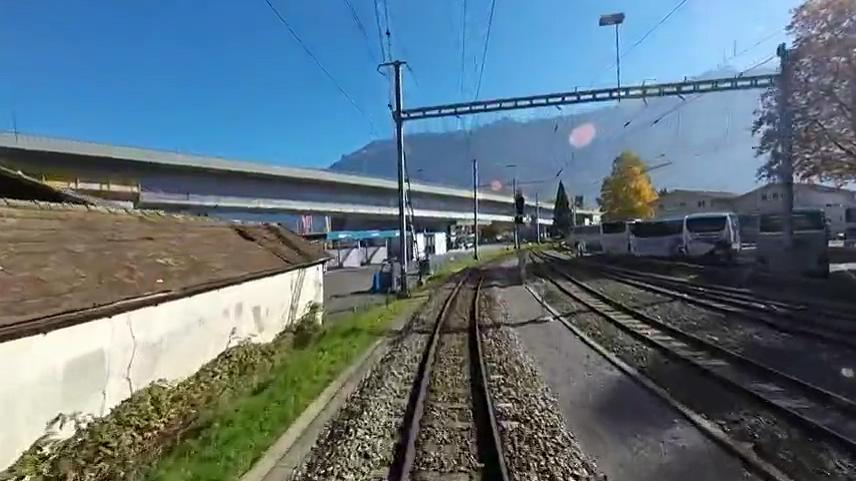
#> input picture TestImage/TestImg1.JPG, 856 x 481 px, found by its file name
$ python main.py   (older library calls are emulated)
#> lines starting #> are read from the running program, lines starting #| are printed output that depends on the picture; after the words box and inside, x2 and y2 are one past the last pixel; in counts of white or black regions, pixels touching at a corner belong together; long printed decimals are rounded
### ChamferMatching.py
import cv2
import numpy as np


class ChamferMatching:

    # calculate euclidean distance
    def Eucl_Distance(x1: float, x2: float, y1: float, y2: float) -> float:
        return ((x1 - x2) ** 2 + (y1 - y2) ** 2) ** 0.5


    # chamfer distance transform, CDT for short
    def Chamfer_Dist_Transform(image: np.ndarray):
        # two distance value
        d1 = 1
        d2 = (d1 * 2) ** 0.5
        # convert pixel data type from int(0-255) to float(0-1.0)
        CDTRes = cv2.normalize(image.astype('float'), None, 0.0, 1.0, cv2.NORM_MINMAX)
        CDTRes[CDTRes!=0]=float("inf")
        # first pass: top-bottom; left-right
        for i in range(1, CDTRes.shape[0] - 1):
            for j in range(1, CDTRes.shape[1] - 1):
                # 3x3 window:
                # 1  2  3
                # 0  x  4
                # 5  6  7

                # pixel at x position(center distance)
                BWValCenter = CDTRes[i, j]

                #pixel 0
                BWVar0 = CDTRes[i, j - 1]
                dist0 = d1 + BWVar0

                # pixel 1
                BWVar1 = CDTRes[i - 1, j - 1]
                dist1 = d2 + BWVar1

                # pixel 2
                BWVar2 = CDTRes[i - 1, j]
                dist2 = d1 + BWVar2

                # pixel 3
                BWVar3 = CDTRes[i - 1, j + 1]
                dist3 = d2 + BWVar3

                # min value for all distances
                fdist = min(BWValCenter, dist0, dist1, dist1, dist2, dist3)

                # replace pixel x with min value
                CDTRes[i, j] = fdist

        # second pass: bottom-top; right-left
        # same method as the first pass
        for k in range(CDTRes.shape[0] - 2, 0,-1):
            for l in range(CDTRes.shape[1] - 2, 0,-1):
                # pixel at x position
                BWValCenter = CDTRes[k, l]

                # pixel 4
                BWVar4 = CDTRes[k, l + 1]
                dist4 =d1 + BWVar4

                # pixel 5
                BWVar5 = CDTRes[k + 1, l + 1]
                dist5 = d2 + BWVar5

                # pixel 6
                BWVar6 = CDTRes[k + 1, l]
                dist6 = d1 + BWVar6

                # pixel 7
                BWVar7 = CDTRes[k + 1, l - 1]
                dist7 =d2+ BWVar7

                # min dist
                fdist = min(BWValCenter, dist4, dist5, dist6, dist7)

                # replace pixel x with min value
                CDTRes[k, l] = fdist

        # normalized output (data type:float)
        CDTRes = cv2.normalize(CDTRes[1:CDTRes.shape[0]-2,1:CDTRes.shape[1] - 2].astype('float'), None, 0.0, 1.0, cv2.NORM_MINMAX)
        return CDTRes

    def MeanConv(image,weight):
        # size of image and weight
        height, width = image.shape
        h, w = weight.shape
        # size of the result after convolution
        new_h = height - h + 1
        new_w = width - w + 1
        new_image = np.zeros((new_h, new_w), dtype=np.float)
        # mean convolution
        for i in range(new_h):
            for j in range(new_w):
                new_image[i, j] = (np.sum(image[i:i + h, j:j + w] * weight))/w/h
                # if(j==new_h-1):
                #     print("Halt")
        return new_image

### main.py
import cv2
import ChamferMatching as CM
import numpy as np


path='TestImage/TestImg1.jpg'
templatePath='TestImage/Template.jpg'
# read image
img = cv2.imread(path)
#> img is the input picture: shape (481, 856, 3); mean B, G, R 123.3, 112.7, 94.4
tplt=cv2.imread(templatePath)
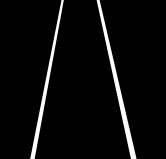
#> input picture TestImage/Template.jpg, 166 x 159 px
#> tplt is the input picture: shape (159, 166, 3); min 0, max 255, mean 11.8

# # reshape
# img=p0=cv2.resize(img,(640,480),interpolation=cv2.INTER_CUBIC)

# grayimage
gray = cv2.cvtColor(img, cv2.COLOR_RGB2GRAY)
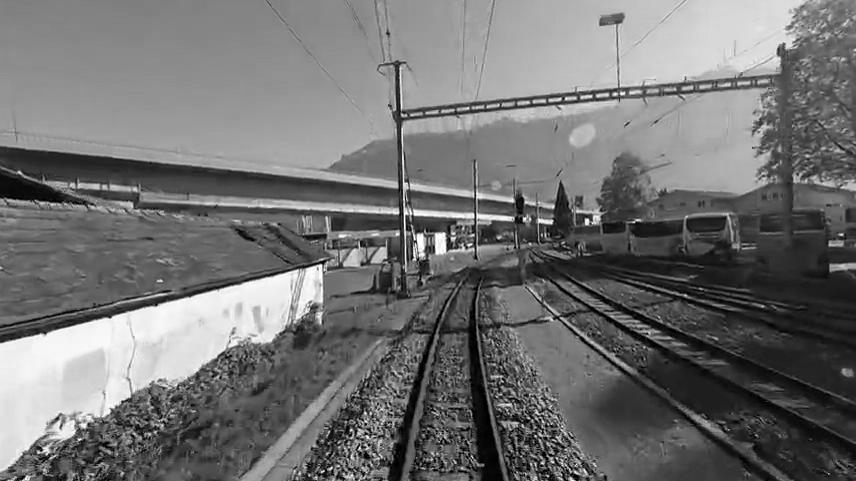
#> gray: shape (481, 856); min 0, max 255, mean 113.8
graytplt=cv2.cvtColor(tplt,cv2.COLOR_RGB2GRAY)

# extract edge features
edge=cv2.Canny(img,50,150)
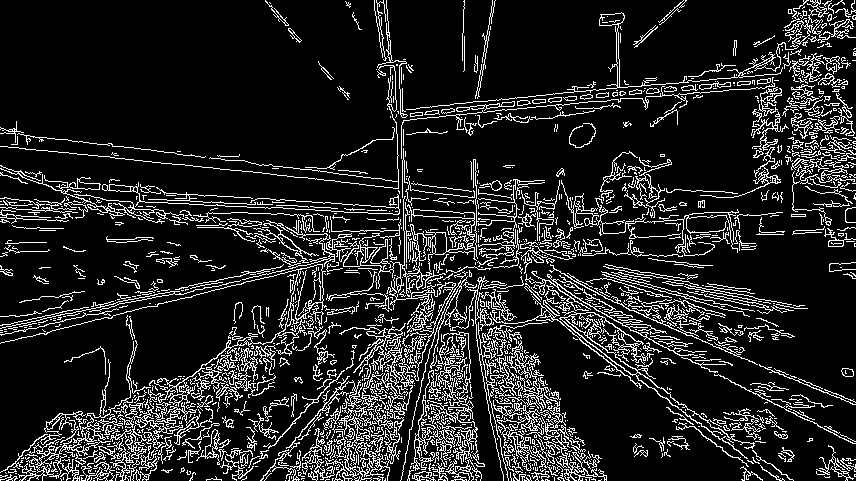
#> edge: shape (481, 856); 13.9% white in thin lines or dots

# color reverse for edge
imgrev=(255-edge)
#> imgrev: shape (481, 856); 86.1% white; black in thin lines or dots

# origin
cv2.imshow("origin",img)

# reversed edge
# cv2.imshow("edge",edge)

# CDT
CDTRes=CM.ChamferMatching.Chamfer_Dist_Transform(imgrev[241:480,200:600])
#> in Chamfer_Dist_Transform, `CDTRes = cv2.normalize(image.astype('float'), None, 0.0, 1.0, cv2.NORM..`: CDTRes: shape (239, 400) float64; values 0 (black) and 1 (white), 75.6% white; black in thin lines or dots
#> in Chamfer_Dist_Transform, `CDTRes[CDTRes!=0]=float("inf")`: CDTRes: shape (239, 400) float64; 75.63% of the values are NaN or infinite; the others: min 0, max 0, mean 0
#> after the loop in Chamfer_Dist_Transform, `for k in range(CDTRes.shape[0] - 2, 0,-1):`:
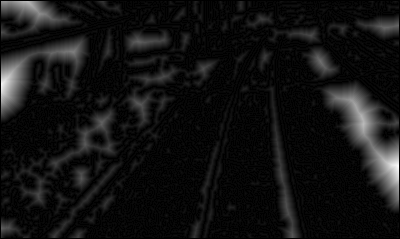
#> CDTRes: shape (239, 400) float64; 1% of the values are NaN or infinite; the others: min 0, max 32.7, mean 2.45; drawn with min black, max white, NaN and infinite black

#CDT result
# cv2.imshow("CDT",CDTRes)

HalfPic=imgrev[241:480,200:600]
#> HalfPic: shape (239, 400); 75.6% white; black in thin lines or dots
#mean match with the template
MatchingRes=CM.ChamferMatching.MeanConv(HalfPic[80:239,0:400],graytplt)

# get coordinates of the minimum value of MatchingRes
rol, column = MatchingRes.shape
#> rol = 1; column = 235
_positon =np.argmin(MatchingRes)
print(_positon)
#| 203
m, n = divmod(_positon, column)
#> m = 0; n = 203
m=m+80
#> m = 80
print ("The rol is " ,241+m)
#| The rol is  321
print ("The column is ",  200+n)
#| The column is  403
print ("The minimum of the a is ", MatchingRes[m -80, n])
#| The minimum of the a is  8.344
# 图像匹配窗左上角位于（241+m,200+n）处
#左侧直线两端点为（158，32）和（0，62）
# 右侧直线量端点为（158，133）和（0，98）
canvas=img;
green = (0, 255, 0)
red = (0, 0, 255)
cv2.line(canvas,(200+n+32-4,241+m+158),(200+n+62-4,241+m),red,2)
cv2.line(canvas,(200+n+133-4,241+m+158),(200+n+98-4,241+m),green,2)
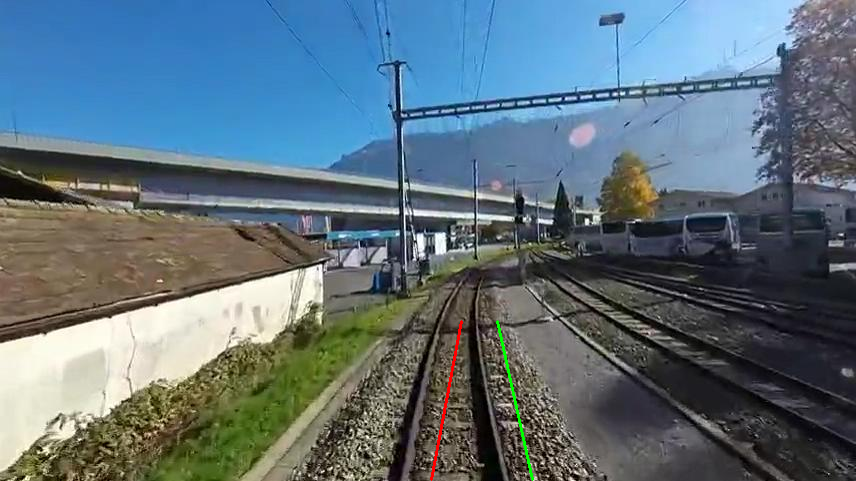
#> canvas: shape (481, 856, 3); mean B, G, R 123.1, 112.8, 94.5

# # 左侧线起点为（200+n+62,241+m），延伸32个垂直像素单位后处于第241+m-32行，269+n列
# # 右侧线起点为(200+n+98,241+m),延伸32个垂直像素单位后处于241+m-32行，200+n+98-7=291+n列
# cv2.line(canvas,(200+n+62,241+m),(269+n,209+m),red,3)
# cv2.line(canvas,(200+n+98,241+m),(291+n,209+m),green,3)

ndArrayL=np.zeros(32)
# 分32个角度将左侧的线往一边倾斜
for i in range(-16,16):
    height, width=CDTRes.shape
    blankCanvas=np.zeros(CDTRes.shape)
    endPixL=69+n+i-4
    # endPixR=91+n+i*2
    cv2.line(blankCanvas,(n+62-4,m),(endPixL,m-32),255,1)
    # cv2.line(blankCanvas,(200+n+62,m-32),endPixR,255,2)
    res=(np.sum(blankCanvas*CDTRes))/height/width
    index=i+16
    ndArrayL[index]=res
#> this loop made 32 passes
#> res on passes 1 to 12: 0.00226, 0.00243, 0.00331, 0.00371, 0.00451, 0.00543, 0.00614, 0.00719, 0.00763, 0.00856, 0.00923, 0.00915
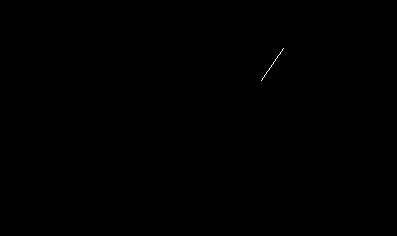
#> blankCanvas: shape (236, 397) float64; 0.04% white in thin lines or dots, all inside (x1, y1, x2, y2) = (261, 48, 284, 81)
#> after the loop, ndArrayL = 32 values, max 0.00923 at index 10, min 0.0011 at index 23, mean 0.00454
minResL=np.argmin(ndArrayL)
#> minResL = 23
# 左侧匹配点
MatchingPosL=269+n+(minResL-16)
#> MatchingPosL = 479

ndArrayR=np.zeros(32)
# 分32个角度将右侧的线往一边倾斜
for j in range(-16,16):
    # height, width=CDTRes.shape
    blankCanvas=np.zeros(CDTRes.shape)
    # endPixL=69+n+j*2
    endPixR=91+n+j-4
    # cv2.line(blankCanvas,(200+n+62,m-32),endPixL,255,2)
    cv2.line(blankCanvas,(n+62-4,m),(endPixR,m-32),255,1)
    res=(np.sum(blankCanvas*CDTRes))/height/width
    index = j + 16
    ndArrayR[index]=res
#> this loop made 32 passes
#> res on passes 1 to 12: 0.00156, 0.0011, 0.00153, 0.00178, 0.00234, 0.00253, 0.00234, 0.0021, 0.00185, 0.0021, 0.00209, 0.00165
#> blankCanvas: shape (236, 397) float64; 0.05% white in thin lines or dots, all inside (x1, y1, x2, y2) = (261, 48, 306, 81)
#> after the loop, ndArrayR = 32 values, max 0.00309 at index 21, min 0.0011 at index 1, mean 0.00233
minResR=np.argmin(ndArrayR)
#> minResR = 1
# 右侧匹配点
MatchingPosR=291+n+(minResL-16)
#> MatchingPosR = 501

cv2.line(canvas,(200+n+62-4,241+m),(MatchingPosL,209+m),red,2)
#> canvas: shape (481, 856, 3); 0.02% of pixels changed, all inside (x1, y1, x2, y2) = (461, 288, 481, 321)
cv2.line(canvas,(200+n+98-4,241+m),(MatchingPosR,209+m),green,2)
#> canvas: shape (481, 856, 3); mean B, G, R 123.1, 112.8, 94.5

cv2.imshow("Result",canvas)

# extract image from roi based on the coordinates above
rols,cols=graytplt.shape
#> rols = 159; cols = 166
roi=img[241+m:241+m+rols,200+n:200+n+cols]
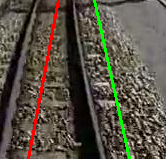
#> roi: shape (159, 166, 3); mean B, G, R 69.1, 81.8, 88.3

# cv2.imshow("Matching result", roi)


cv2.waitKey(0)
